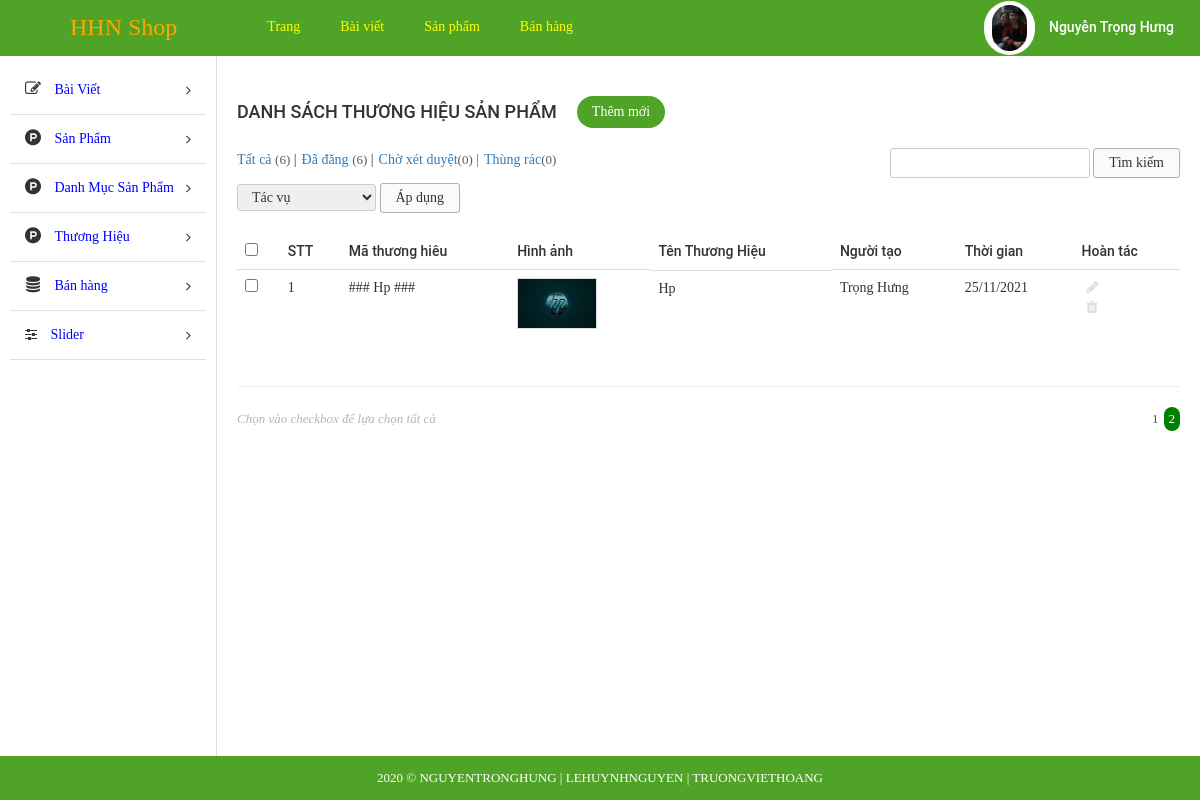
The app's page /admin/index.php?modules=brands&controllers=index&action=list&page=2 (signed in) with its own data.
### tables this page shows
CREATE TABLE `tbl_brand` (
  `id` int(11) NOT NULL,
  `name` varchar(255) NOT NULL,
  `code` varchar(255) NOT NULL,
  `image` varchar(255) NOT NULL,
  `description` text NOT NULL,
  `create_date` varchar(255) NOT NULL,
  `user` varchar(255) NOT NULL
);

### admin/libraries/database.php (called while the page is built, shortened)
<?php
function db_query($query_string) {
    global $conn;
    $result = mysqli_query($conn, $query_string);
    return $result;
}
function db_fetch_array($query_string) {
    $result = array();
    $mysqli_result = db_query($query_string);
    while ($row = mysqli_fetch_assoc($mysqli_result)) {
        $result[] = $row;
    }
    return $result;
}

### admin/modules/brands/models/indexModel.php (called while the page is built, shortened)
<?php
function getAll() {
	return db_fetch_array("SELECT * FROM `tbl_brand`");
}

### admin/modules/brands/controllers/indexController.php (called while the page is built, shortened)
<?php
function listAction() {
	$data_tmp = getAll();
	if(!empty($_GET['page'])){
		$page = $_GET['page'];
	}else{
		$page =1;
	}
	$numProduct = count($data_tmp);
	$productOnPage = 5;
	$num = ceil($numProduct/$productOnPage);
	$start = ($page - 1) * $productOnPage;
	$res =[];
	for ($i=$start; $i < $start+$productOnPage; $i++) {
		if(isset($data_tmp[$i]))
        $res[] = $data_tmp[$i];
	};
	$data = [$res, $num, $page];
	load_view('list',$data);
}

### admin/core/router.php (called while the page is built, shortened)
<?php
$action_name = get_action().'Action';
call_function(array('construct', $action_name));

### admin/core/appload.php (called while the page is built, shortened)
<?php
require CONFIGPATH . DIRECTORY_SEPARATOR . 'database.php';
require LIBPATH . DIRECTORY_SEPARATOR . 'database.php';
require COREPATH . DIRECTORY_SEPARATOR . 'base.php';
require COREPATH . DIRECTORY_SEPARATOR . 'router.php';

### admin/index.php (called while the page is built, shortened)
<?php
require COREPATH.DIRECTORY_SEPARATOR.'appload.php';

### admin/modules/brands/views/listView.php (the view, shortened to what this page needs)
<div id="main-content-wp" class="list-product-page">
    <div class="wrap clearfix">
        <div id="content" class="fl-right">
            <div class="section" id="title-page">
                <div class="clearfix">
                    <h3 id="index" class="fl-left">Danh Sách Thương Hiệu Sản Phẩm</h3>
                    <a href="?modules=brands&controllers=index&action=add" title="" id="add-new" class="fl-left">Thêm mới</a>
                </div>
            </div>
            <div class="section" id="detail-page">
                <div class="section-detail">
                    <div class="filter-wp clearfix">
                        <ul class="post-status fl-left">
                            <li class="all"><a href="">Tất cả <span class="count">(6)</span></a> |</li>
                            <li class="publish"><a href="">Đã đăng <span class="count">(6)</span></a> |</li>
                            <li class="pending"><a href="">Chờ xét duyệt<span class="count">(0)</span> |</a></li>
                            <li class="pending"><a href="">Thùng rác<span class="count">(0)</span></a></li>
                        </ul>
                        <form method="GET" class="form-s fl-right">
                            <input type="text" name="s" id="s">
                            <input type="submit" name="sm_s" value="Tìm kiếm">
                        </form>
                    </div>
                    <div class="actions">
                        <form method="GET" action="" class="form-actions">
                            <select name="actions">
                                <option value="0">Tác vụ</option>
                            </select>
                            <input type="submit" name="sm_action" value="Áp dụng">
                        </form>
                    </div>
                    <div class="table-responsive">
                        <table class="table list-table-wp">
                            <thead>
                                <tr>
                                    <td><input type="checkbox" name="checkAll" id="checkAll"></td>
                                    <td><span class="thead-text">STT</span></td>
                                    <td><span class="thead-text">Mã thương hiêu</span></td>
                                    <td><span class="thead-text">Hình ảnh</span></td>
                                    <td><span class="thead-text">Tên Thương Hiệu</span></td>
                                    <td><span class="thead-text">Người tạo</span></td>
                                    <td><span class="thead-text">Thời gian</span></td>
                                    <td><span class="thead-text">Hoàn tác</span></td>
                                </tr>
                            </thead>
                            <tbody>
                                <?php $i=0; if(!empty($data['0'])) foreach ($data['0'] as $key => $value) { $i++;?>
                                <tr>
                                    <td><input type="checkbox" name="checkItem" class="checkItem"></td>
                                    <td><span class="tbody-text"><?php echo $i; ?></h3></span>
                                    <td><span class="tbody-text"><?php echo $value['code']; ?></h3></span>
                                    <td>
                                        <div class="tbody-thumb">
                                            <img src="<?php echo $value['image']; ?>" alt="">
                                        </div>
                                    </td>
                                    <td class="clearfix">
                                        <div class="tb-title fl-left">
                                            <h3><?php echo $value['name']; ?></h3>
                                        </div>
                                    </td>
                                    <td><span class="tbody-text"><?php echo $value['user']; ?></span></td>
                                    <td><span class="tbody-text"><?php echo $value['create_date']; ?></span></td>
                                    <td>
                                        <ul class="list-operation ">
                                            <li><a href="?modules=brands&contollers=index&action=edit&id=<?php echo $value['id']; ?>" title="Sửa" class="edit"><i class="fa fa-pencil" aria-hidden="true"></i></a></li>
                                            <li><a href="?modules=brands&contollers=index&action=delete&id=<?php echo $value['id']; ?>" title="Xóa" class="delete"><i class="fa fa-trash" aria-hidden="true"></i></a></li>
                                        </ul>
                                    </td>
                                </tr>
                                <?php }; ?>
                            </tbody>
                        </table>
                        <hr>
                    </div>
                </div>
            </div>
            <div class="section" id="paging-wp">
                <div class="section-detail clearfix">
                    <p id="desc" class="fl-left">Chọn vào checkbox để lựa chọn tất cả</p>
                    <ul id="list-paging" class="fl-right">
                        <?php for ($i=1; $i <= $data['1'] ; $i++) { ?>
                        <li>
                            <a <?php if($i == $data['2']) echo 'style="background-color: green;color:white; border-radius:300px;"';  ?>  href="?modules=brands&controllers=index&action=list&page=<?php echo $i; ?>" title=""><?php echo $i; ?></a>
                        </li>
                        <?php }; ?>
                    </ul>
                </div>
            </div>
        </div>
    </div>
</div>

### admin/core/base.php (shortened to what this page needs)
<?php
function get_module() {
    global $config;
    $module = isset($_GET['modules']) ? $_GET['modules'] : $config['default_module'];
    return $module;
}
function call_function($list_function = array()) {
    if (is_array($list_function)) {
        foreach ($list_function as $f) {
            if (function_exists($f())) {
                $f();
            }
        }
    }
}
function load_view($name, $data_send = array()) {
    $data = $data_send;
    $path = MODULESPATH . DIRECTORY_SEPARATOR . get_module() . DIRECTORY_SEPARATOR . 'views' . DIRECTORY_SEPARATOR . $name . 'View.php';
    if (file_exists($path)) {
        require $path;
    } else {
        echo "Không tìm thấy {$path}";
    }
}
function get_header($name = '') {
    global $data;
    if (empty($name)) {
        $name = 'header';
    } else {
        $name = "header-{$name}";
    }
    $path = LAYOUTPATH . DIRECTORY_SEPARATOR . $name . '.php';
    if (file_exists($path)) {
        if (is_array($data)) {
            foreach ($data as $key => $a) {
                $$key = $a;
            }
        }
        require $path;
    } else {
        echo "Không tìm thấy {$path}";
    }
}
function get_footer($name = '') {
    global $data;
    if (empty($name)) {
        $name = 'footer';
    } else {
        $name = "footer-{$name}";
    }
    $path = LAYOUTPATH . DIRECTORY_SEPARATOR . $name . '.php';
    if (file_exists($path)) {
        if (is_array($data)) {
            foreach ($data as $key => $a) {
                $$key = $a;
            }
        }
        require $path;
    } else {
        echo "Không tìm thấy {$path}";
    }
}
function get_sidebar($name = '') {
    global $data;
    if (empty($name)) {
        $name = 'sidebar';
    } else {
        $name = "sidebar-{$name}";
    }
    $path = LAYOUTPATH . DIRECTORY_SEPARATOR . $name . '.php';
    if (file_exists($path)) {
        if (is_array($data)) {
            foreach ($data as $key => $a) {
                $$key = $a;
            }
        }
        require $path;
    } else {
        echo "Không tìm thấy {$path}";
    }
}
?>

### admin/public/css/import/global.css (style rules this page uses)
body { font-family: "Roboto Regular"; font-size: 14px; line-height: 24px; color: #333; }
.fl-left { float: left; }
.fl-right { float: right; }
img { max-width: 100%; height: auto; display: block; }
ul li { list-style: none!important; }
a { text-decoration: none!important; }

### admin/public/css/import/list_post.css (style rules this page uses)
#content { width: 82%; border-left: 1px solid #ddd; padding: 20px; }
#add-new { display: inline-block; color: #fff; background: #4fa327; padding: 4px 15px; margin: 20px; border-radius: 20px; }
#index { font-family: 'Roboto Medium'; font-weight: normal; text-transform: uppercase; font-size: 18px; padding: 24px 0px; }
.list-table-wp thead tr td { font-family: 'Roboto Medium'; font-weight: normal; }
.list-operation li { float: left; }
.list-operation li a { display: block; padding: 0px 5px; color: #ddd; }
.tb-title { width: 75%; display: -webkit-box; -webkit-line-clamp: 1; -moz-line-clamp: 1; -o-line-clamp: 1; -webkit-box-orient: vertical; -moz-box-orient: vertical; -o-box-orient: vertical; max-height: 100%; overflow: hidden; }
.list-operation { width: 25%; }
#paging-wp #desc { font-size: 13px; color: #b5b5b5; font-style: italic; }
#list-paging li { float: left; }
#list-paging li a { display: inline-block; color: #555; font-size: 13px; padding: 0px 5px; }
.filter-wp { margin-bottom: 5px; }
.actions { margin-bottom: 20px; }
.post-status li { float: left; font-size: 14px; margin-right: 5px; }
.post-status li .count { color: #555d66; font-size: 13px; display: inline-block; }
.form-s input[type="text"], .form-actions select { border-radius: 3px; border: 1px solid #ccc; padding: 2px 10px; }
.form-s input[type="submit"], .form-actions input[type="submit"] { border-radius: 3px; border: 1px solid #afafaf; padding: 2px 15px; background: #fafafa; }
.form-actions select { padding: 4px 10px; }

### admin/public/css/import/list_product.css (style rules this page uses)
.tbody-thumb { width: 80px; height: 80px; overflow: hidden; }
.tbody-thumb img { border: 1px solid #ddd; }

### admin/public/css/import/menu.css (style rules this page uses)
.actions select { border-radius: 3px; border: 1px solid #ccc; padding: 4px 10px; }

### admin/public/css/import/detail_order.css (style rules this page uses)
.table { margin-bottom: 0!important; }

### records on screen
tbl_brand: code "### Hp ###", image (picture), name "Hp", user "Trọng Hưng", create_date "25/11/2021"
